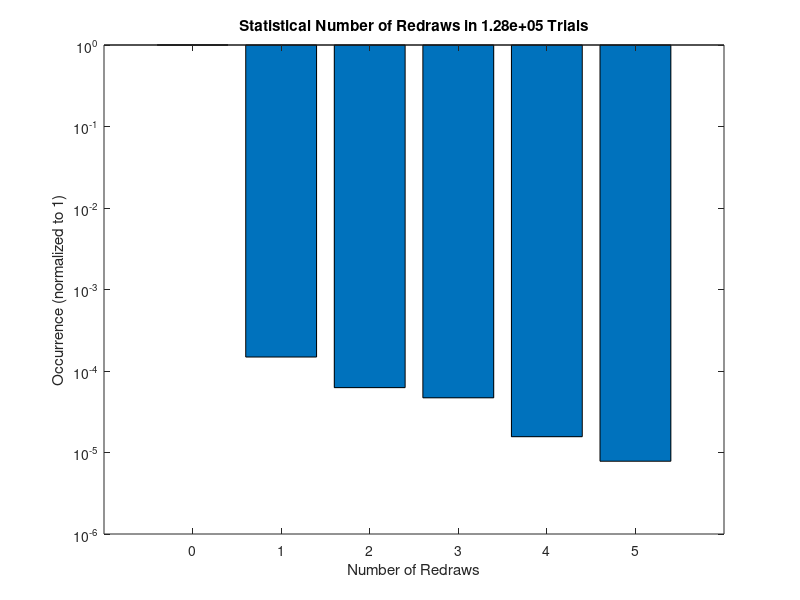

Recreate this plot in MATLAB.
taken = [12 21 25 47 6 7 59 69 11 88 13 27 5 16 19 22 33 77 64 3 8 17 20 29 2 26 24 100 70 52 4];
mine = [28 31 90];
numbers = 1:100;
taken = [taken mine];
maximum_number_of_redraws = length(numbers)-length(taken) + 1;

%% PROBABILISTIC CHANCES OF WIN
% Redoes the raffle when an unclaimed number is picked
% Assumes the unclaimed number is put back into the bag and could be picked again
raffleCount = 1:maximum_number_of_redraws;
pRedraw = (length(numbers)-raffleCount+1-length(taken))./(length(numbers)-raffleCount+1);
pSingleDraw = length(taken)./(length(numbers)-raffleCount+1);
pNotWinning = (length(taken)-length(mine))./length(taken);
pWinning = length(mine)./length(taken);
pWin = pRedraw.^(raffleCount-1).*pSingleDraw.*pWinning;
theoreticalPwin = sum(pWin);
fprintf('Theoretical probability of winning: %.2f%%\n', theoreticalPwin*100)


%% STATISTICAL CHANCES OF WIN
% Redoes the raffle when an unclaimed number is picked
% Takes into account that a number is discarded when an unclaimed number is picked
numIwon = 0;
numRaffles = 128e3;
numRedraws = zeros(maximum_number_of_redraws, 1);
remainingNumbers = numbers;
for numRaffle = 1:numRaffles
    numberIndex = floor(length(remainingNumbers)*rand)+1;
    raffleNumber = remainingNumbers(numberIndex);
    raffleIndex = find( taken == raffleNumber  );
    redrawCount = 0;
    while isempty(raffleIndex)
        remainingNumbers(numberIndex) = [];
        numberIndex = floor(length(remainingNumbers)*rand)+1;
        raffleNumber = remainingNumbers(numberIndex);
        raffleIndex = find( taken == raffleNumber  );
        redrawCount = redrawCount + 1;
    end
    numRedraws(redrawCount+1) = numRedraws(redrawCount+1) + 1;
    iwon = ~isempty(find(raffleNumber == mine, 1)); 
    if iwon
        numIwon = numIwon + 1;
    end
end
fprintf('Statistical probability of winning: %.2f%%\n', numIwon*100/numRaffles)

maxRedraws = find( numRedraws ~= 0 , 1, 'last' );
bar(0:maxRedraws-1, numRedraws(1:maxRedraws)/numRaffles)
set(gca,'YScale','log')
title(sprintf('Statistical Number of Redraws in %3.2e Trials', numRaffles))
xlabel('Number of Redraws')
ylabel('Occurrence (normalized to 1)')